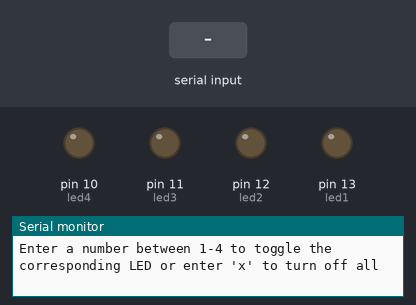
A sketch run on a simulated Arduino Uno, built with avr-gcc and run on an emulated ATmega328P. Shown: output pins drawn as LEDs (lit = HIGH), the last lines printed to the serial monitor. Inputs (shaded band) come from the test bench.

Above: at 1.2 s.
1.3 s: "1" received over Serial
At 2.2 s:
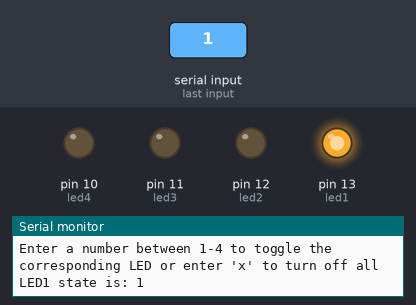
2.8 s: "2" received over Serial
At 3.3 s:
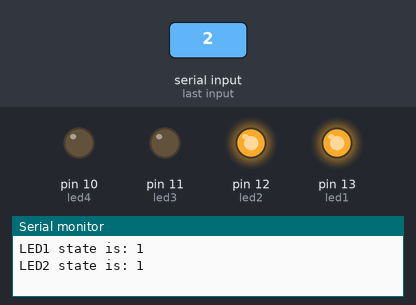
4.3 s: "3" received over Serial
At 5.5 s:
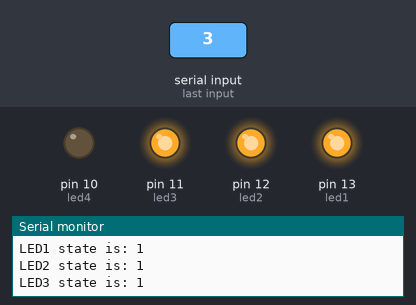
5.8 s: "4" received over Serial
At 6.8 s:
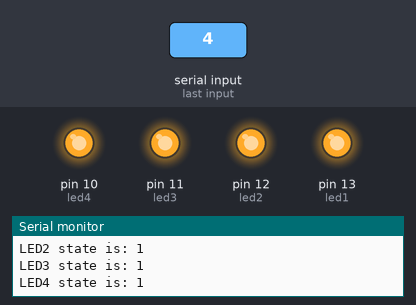
7.3 s: "1" received over Serial
At 7.9 s:
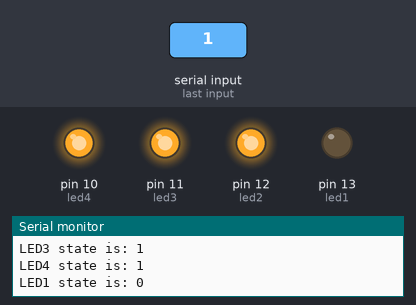
8.8 s: "2" received over Serial
At 9.1 s:
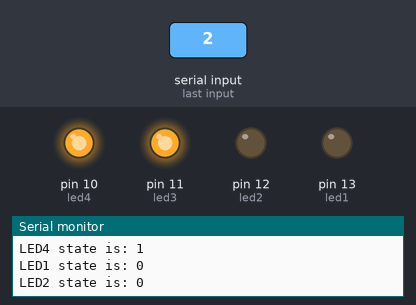
Timing chart, 0 to 11.3 s (numbered marks = the images above; inputs shaded):
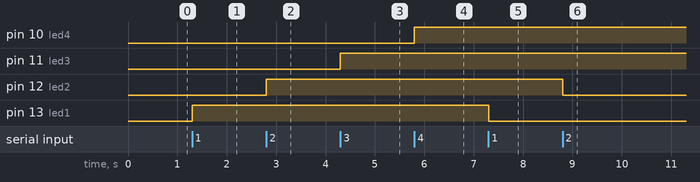

Measured:
- after the input at 1.3 s, pin 13 (led1): LOW → HIGH at once
- after the input at 2.8 s, pin 12 (led2): LOW → HIGH at once
- after the input at 4.3 s, pin 11 (led3): LOW → HIGH at once
- after the input at 5.8 s, pin 10 (led4): LOW → HIGH at once
- after the input at 7.3 s, pin 13 (led1): HIGH → LOW at once
- after the input at 8.8 s, pin 12 (led2): HIGH → LOW at once

The sketch:

led_toggle.ino
```cpp
#define led1 13
#define led2 12
#define led3 11
#define led4 10

bool led1_s = LOW;
bool led2_s = LOW;
bool led3_s = LOW;
bool led4_s = LOW;

void setup()
{
  pinMode(led1, OUTPUT);
  pinMode(led2, OUTPUT);
  pinMode(led3, OUTPUT);
  pinMode(led4, OUTPUT);
  Serial.begin(9600);
  while (! Serial);
  Serial.println("Enter a number between 1-4 to toggle the corresponding LED or enter 'x' to turn off all");
}

void loop()
{
  if (Serial.available())
  {
    char ch = Serial.read();
    switch (ch)
    {
      case '1':
        led1_s = !led1_s;
        Serial.print("LED1 state is: ");
        Serial.println(led1_s);
        break;
      case '2':
        led2_s = !led2_s;
        Serial.print("LED2 state is: ");
        Serial.println(led2_s);
        break;
      case '3':
        led3_s = !led3_s;
        Serial.print("LED3 state is: ");
        Serial.println(led3_s);
        break;
      case '4':
        led4_s = !led4_s;
        Serial.print("LED4 state is: ");
        Serial.println(led4_s);
        break;
      case 'x':
        led1_s = LOW;
        led2_s = LOW;
        led3_s = LOW;
        led4_s = LOW;
        Serial.println("All LEDs are: 0");
        break;
      default:
        Serial.println("Wrong input.");
        break;
    }
    digitalWrite(led1, led1_s);
    digitalWrite(led2, led2_s);
    digitalWrite(led3, led3_s);
    digitalWrite(led4, led4_s);
  }
}
```
